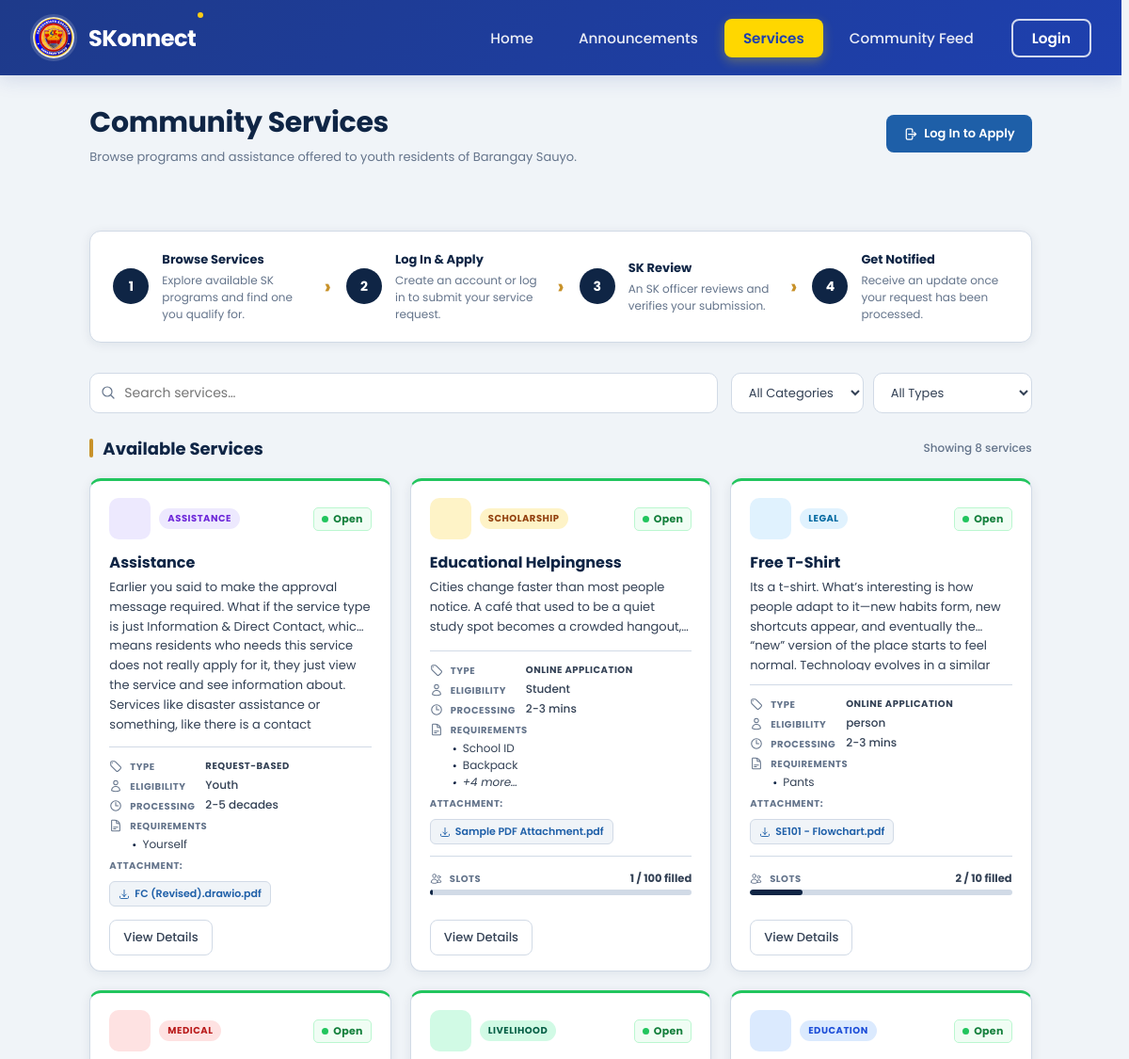
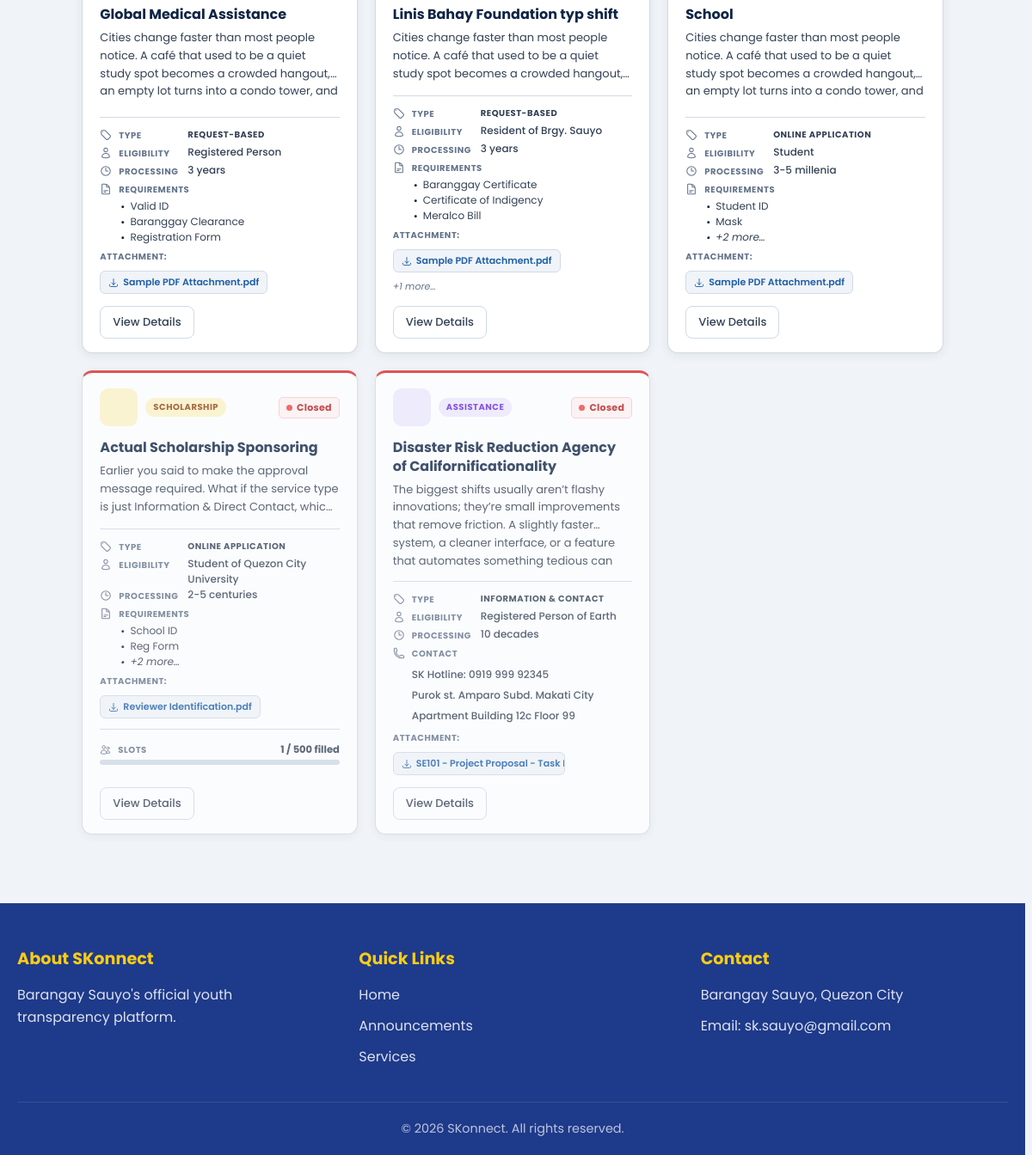
The page /views/public/services.php on the database its author committed (2 pictures, top to bottom).
### tables this page shows
CREATE TABLE `services` (
  `id` int(10) UNSIGNED NOT NULL,
  `name` varchar(100) NOT NULL,
  `category` enum('medical','education','scholarship','livelihood','assistance','legal','other') NOT NULL DEFAULT 'other',
  `service_type` enum('document','appointment','info') NOT NULL DEFAULT 'document' COMMENT 'document = online application, appointment = request-based, info = information/direct contact',
  `description` text NOT NULL,
  `approval_message` text NOT NULL COMMENT 'Instructions shown to residents when their application is approved',
  `eligibility` varchar(255) DEFAULT NULL,
  `processing_time` varchar(100) DEFAULT NULL,
  `requirements` text DEFAULT NULL COMMENT 'Raw text; lines starting with - are rendered as bullet points',
  `contact_info` text DEFAULT NULL COMMENT 'Used for info/walk-in type services only',
  `attachment_name` varchar(255) DEFAULT NULL COMMENT 'Display name of the downloadable form',
  `attachment_path` varchar(500) DEFAULT NULL COMMENT 'Server path or URL to the downloadable file',
  `max_capacity` smallint(5) UNSIGNED DEFAULT NULL COMMENT 'NULL = unlimited; when current_count >= max_capacity the service auto-closes',
  `current_count` smallint(5) UNSIGNED NOT NULL DEFAULT 0 COMMENT 'Approved/accepted applicant count; auto-incremented by backend',
  `status` enum('active','inactive') NOT NULL DEFAULT 'active',
  `created_by` int(10) UNSIGNED DEFAULT NULL COMMENT 'FK to users table — officer who created the service',
  `created_at` datetime NOT NULL DEFAULT current_timestamp(),
  `updated_at` datetime NOT NULL DEFAULT current_timestamp() ON UPDATE current_timestamp()
);

### views/public/services.php (the view, shortened to what the rows shown need)
<!DOCTYPE html>
<html lang="en">
<head>
    <link rel="stylesheet" href="../../styles/global.css">
    <link rel="stylesheet" href="../../styles/public/services.css">
    <link rel="stylesheet" href="../../styles/public/header.css">
    <link rel="stylesheet" href="../../styles/public/footer.css">
</head>
<body>
    <?php
    require_once __DIR__ . '/../../backend/config/Database.php';
    require_once __DIR__ . '/../../backend/controllers/ServiceController.php';
    $serviceController = new ServiceController();
    $services = $serviceController->getAll();
    usort($services, function ($a, $b) {
        $getPriority = function ($s) {
            if (($s['status'] ?? 'active') !== 'active') return 4;
            $hasCapacity  = $s['max_capacity'] !== null;
            $capacityFull = $hasCapacity && $s['current_count'] >= $s['max_capacity'];
            return $capacityFull ? 3 : 1;
        };
        $pa = $getPriority($a);
        $pb = $getPriority($b);
        return $pa !== $pb ? $pa - $pb : strcmp($a['name'], $b['name']);
    });
    $categoryMeta = [
        'medical'     => ['label' => 'Medical',     'emoji' => '🏥'],
        'education'   => ['label' => 'Education',   'emoji' => '🎓'],
        'scholarship' => ['label' => 'Scholarship', 'emoji' => '🏅'],
        'livelihood'  => ['label' => 'Livelihood',  'emoji' => '🛠️'],
        'assistance'  => ['label' => 'Assistance',  'emoji' => '🤝'],
        'legal'       => ['label' => 'Legal',       'emoji' => '⚖️'],
        'other'       => ['label' => 'Other',       'emoji' => '📋'],
    ];
    $serviceTypeLabels = [
        'document'    => 'Online Application',
        'appointment' => 'Request-based',
        'info'        => 'Information & Contact',
    ];
    ?>
    <main class="services-page">
        <section class="services-header">
            <div class="services-header-inner">
                <div class="services-header-text">
                    <h1>Community Services</h1>
                </div>
            </div>
        </section>
        <section class="pub-services-section">
            <div class="pub-panel-header">
                <h2 class="pub-section-label">Available Services</h2>
            </div>
            <div class="pub-services-grid" id="pub-svc-grid">
                <?php if (empty($services)) : ?>
                    <p class="pub-no-results" style="display:block;">No services are currently available.</p>
                <?php else : ?>
                    <?php foreach ($services as $svc) :
                        $meta         = $categoryMeta[$svc['category']] ?? ['label' => ucfirst($svc['category']), 'emoji' => '📋'];
                        $icon         = $categoryIcons[$svc['category']] ?? $categoryIcons['other'];
                        $isInactive   = ($svc['status'] ?? 'active') !== 'active';
                        $hasCapacity  = $svc['max_capacity'] !== null;
                        $capacityFull = $hasCapacity && $svc['current_count'] >= $svc['max_capacity'];
                        $isLimited    = $hasCapacity && !$capacityFull && ($svc['current_count'] / $svc['max_capacity']) >= 0.7;
                        $displayStatus = ($isInactive || $capacityFull) ? 'closed' : ($isLimited ? 'limited' : 'open');
                        $typeLabel    = $serviceTypeLabels[$svc['service_type']] ?? 'Service';
                        $isInfoOnly   = $svc['service_type'] === 'info';
                        $reqLines     = array_filter(array_map('trim', explode("\n", $svc['requirements'] ?? '')));
                        $attNames     = $svc['attachment_name'] ? array_filter(array_map('trim', explode(',', $svc['attachment_name']))) : [];
                        $attPaths     = $svc['attachment_path'] ? array_values(array_filter(array_map('trim', explode(',', $svc['attachment_path'])))) : [];
                    ?>
                        <article class="pub-svc-card" data-category="<?= htmlspecialchars($svc['category']) ?>" data-type="<?= htmlspecialchars($svc['service_type']) ?>" data-status="<?= $displayStatus ?>">
                            <div class="pub-card-body">
                                <div class="pub-card-top">
                                    <div class="pub-card-top-left">
                                        <div class="pub-svc-icon svc-icon-<?= $svc['category'] ?>"><?= $icon ?></div>
                                        <span class="pub-cat-tag res-cat-<?= $svc['category'] ?>"><?= $meta['label'] ?></span>
                                    </div>
                                    <div>
                                        <?php if ($displayStatus === 'open') : ?>
                                            <span class="feed-badge status-open"><span class="feed-badge-dot"></span>Open</span>
                                        <?php elseif ($displayStatus === 'limited') : ?>
                                            <span class="feed-badge status-limited"><span class="feed-badge-dot"></span>Limited</span>
                                        <?php else : ?>
                                            <span class="feed-badge status-closed"><span class="feed-badge-dot"></span>Closed</span>
                                        <?php endif; ?>
                                    </div>
                                </div>
                                <h3 class="pub-card-title"><?= htmlspecialchars($svc['name']) ?></h3>
                                <p class="pub-card-excerpt"><?= htmlspecialchars($svc['description']) ?></p>
                                <ul class="pub-details-list">
                                    <li class="pub-detail-type">
                                        <span class="pub-detail-label">Type</span>
                                        <span class="pub-type-pill pub-type-<?= $svc['service_type'] ?>"><?= htmlspecialchars($typeLabel) ?></span>
                                    </li>
                                    <?php if ($svc['eligibility']) : ?>
                                        <li>
                                            <span class="pub-detail-label">Eligibility</span>
                                            <span class="pub-detail-value"><?= htmlspecialchars($svc['eligibility']) ?></span>
                                        </li>
                                    <?php endif; ?>
                                    <?php if ($svc['processing_time']) : ?>
                                        <li>
                                            <svg xmlns="http://www.w3.org/2000/svg" fill="none" viewBox="0 0 24 24" stroke-width="1.8" stroke="currentColor">
                                                <path stroke-linecap="round" stroke-linejoin="round" d="M12 6v6h4.5m4.5 0a9 9 0 1 1-18 0 9 9 0 0 1 18 0Z" />
                                            </svg>
                                            <span class="pub-detail-label">Processing</span>
                                            <span class="pub-detail-value"><?= htmlspecialchars($svc['processing_time']) ?></span>
                                        </li>
                                    <?php endif; ?>
                                    <?php if (!empty($reqLines)) :
                                        $totalReqs = count($reqLines);
                                        $limit = $totalReqs > 3 ? 2 : 3; ?>
                                        <li class="pub-detail-req">
                                            <div class="pub-detail-req-content">
                                                <span class="pub-detail-label">Requirements</span>
                                                <ul class="pub-req-list">
                                                    <?php foreach (array_slice($reqLines, 0, $limit) as $req) : ?>
                                                        <li><?= htmlspecialchars(ltrim($req, '-• ')) ?></li>
                                                    <?php endforeach; ?>
                                                    <?php if ($totalReqs > 3) : ?><li class="pub-req-more">+<?= $totalReqs - 2 ?> more…</li><?php endif; ?>
                                                </ul>
                                            </div>
                                        </li>
                                    <?php endif; ?>
                                    <?php if ($isInfoOnly && !empty($svc['contact_info'])) : ?>
                                        <li class="pub-detail-contact-row">
                                            <div class="pub-detail-contact">
                                                <span class="pub-detail-label">Contact</span>
                                                <?php $contactLines = array_filter(array_map('trim', explode("\n", $svc['contact_info']))); ?>
                                                <ul class="pub-contact-list">
                                                    <?php foreach ($contactLines as $line) : ?><li><?= htmlspecialchars($line) ?></li><?php endforeach; ?>
                                                </ul>
                                            </div>
                                        </li>
                                    <?php endif; ?>
                                    <?php if (!empty($attNames)) :
                                        $firstAtt  = $attNames[0];
                                        $firstPath = $attPaths[0] ?? '#';
                                        $extraCount = count($attNames) - 1;
                                    ?>
                                        <div class="pub-card-attachments">
                                            <span class="pub-detail-label">
                                                    Attachment:
                                            </span>
                                            <a href="<?= htmlspecialchars($firstPath) ?>" class="pub-card-att-link" target="_blank" download title="<?= htmlspecialchars($firstAtt) ?>">
                                                <svg xmlns="http://www.w3.org/2000/svg" fill="none" viewBox="0 0 24 24" stroke-width="1.8" stroke="currentColor">
                                                    <path stroke-linecap="round" stroke-linejoin="round" d="M3 16.5v2.25A2.25 2.25 0 0 0 5.25 21h13.5A2.25 2.25 0 0 0 21 18.75V16.5M16.5 12 12 16.5m0 0L7.5 12m4.5 4.5V3" />
                                                </svg>
                                                <?= htmlspecialchars($firstAtt) ?>
                                            </a>
                                            <?php if ($extraCount > 0) : ?>
                                                <span class="pub-att-more">+<?= $extraCount ?> more…</span>
                                            <?php endif; ?>
                                        </div>
                                    <?php endif; ?>
                                    <?php if ($hasCapacity) :
                                        $pct = min(100, round(($svc['current_count'] / $svc['max_capacity']) * 100)); ?>
                                        <li class="pub-capacity-header">
                                            <div class="pub-capacity-label">
                                                <span class="pub-detail-label">Slots</span>
                                                <span class="pub-slots-text <?= $capacityFull ? 'slots-full' : ($isLimited ? 'slots-limited' : '') ?>">
                                                    <?= $svc['current_count'] ?> / <?= $svc['max_capacity'] ?> filled
                                                </span>
                                            </div>
                                        </li>
                                        <div class="pub-capacity-bar-wrap">
                                            <div class="pub-capacity-bar">
                                                <div class="pub-capacity-fill <?= $pct >= 100 ? 'bar-full' : ($pct >= 70 ? 'bar-warn' : '') ?>" style="width:<?= $pct ?>%"></div>
                                            </div>
                                        </div>
                                    <?php endif; ?>
                                </ul>
                                <div class="pub-card-actions">
                                    <button class="pub-view-btn" data-service="<?= htmlspecialchars($svc['name']) ?>" data-icon="<?= htmlspecialchars($icon) ?>" data-category-key="<?= htmlspecialchars($svc['category']) ?>" data-type-label="<?= htmlspecialchars($typeLabel) ?>" data-status="<?= $displayStatus ?>" data-description="<?= htmlspecialchars($svc['description']) ?>" data-eligibility="<?= htmlspecialchars($svc['eligibility'] ?? '—') ?>" data-processing="<?= htmlspecialchars($svc['processing_time'] ?? '—') ?>" data-requirements="<?= htmlspecialchars($svc['requirements'] ?? '') ?>" data-contact="<?= htmlspecialchars($svc['contact_info'] ?? '') ?>" data-capacity="<?= $hasCapacity ? $svc['current_count'] . '/' . $svc['max_capacity'] : '' ?>" data-attachment-names="<?= htmlspecialchars(implode(',', $attNames)) ?>" data-attachment-paths="<?= htmlspecialchars(implode(',', $attPaths)) ?>" data-is-info="<?= $isInfoOnly ? '1' : '0' ?>" aria-label="View details for <?= htmlspecialchars($svc['name']) ?>">
                                        View Details
                                    </button>
                                </div>
                            </div>
                        </article>
                    <?php endforeach; ?>
                <?php endif; ?>
            </div>
        </section>
    </main>
</body>
</html>

### rows shown on the page
services: category "ASSISTANCE", status "active" (drawn), name "Assistance", description "Earlier you said to make the approval message required. What if the service type is just Information & Direct Contact, which means residents who needs this service does not really apply for it, they just view the service and see information about. Services like disaster assistance or something, like there is a…", service_type "REQUEST-BASED", eligibility "Youth", processing_time "2-5 decades", requirements "Yourself", attachment_name "FC (Revised).drawio.pdf"
services: category "SCHOLARSHIP", status "active" (drawn), name "Educational Helpingness", description "Cities change faster than most people notice. A café that used to be a quiet study spot becomes a crowded…", service_type "ONLINE APPLICATION", eligibility "Student", processing_time "2-3 mins", requirements "School ID", requirements "Backpack", $totalReqs-2 "4", attachment_name "Sample PDF Attachment.pdf", current_count "1", max_capacity "100"
services: category "LEGAL", status "active" (drawn), name "Free T-Shirt", description "Its a t-shirt. What’s interesting is how people adapt to it—new habits form, new shortcuts appear, and eventually the “new” version of the place starts to feel normal. Technology evolves in a…", service_type "ONLINE APPLICATION", eligibility "person", processing_time "2-3 mins", requirements "Pants", attachment_name "SE101 - Flowchart.pdf", current_count "2", max_capacity "10"
services: category "MEDICAL", status "active" (drawn), name "Global Medical Assistance", description "Cities change faster than most people notice. A café that used to be a quiet study spot becomes a crowded hangout, an empty lot turns into a condo tower,…", service_type "REQUEST-BASED", eligibility "Registered Person", processing_time "3 years", requirements "Valid ID", requirements "Baranggay Clearance", requirements "Registration Form", attachment_name "Sample PDF Attachment.pdf"
services: category "LIVELIHOOD", status "active" (drawn), name "Linis Bahay Foundation typ shift", description "Cities change faster than most people notice. A café that used to be a quiet study spot becomes a crowded…", service_type "REQUEST-BASED", eligibility "Resident of Brgy. Sauyo", processing_time "3 years", requirements "Baranggay Certificate", requirements "Certificate of Indigency", requirements "Meralco Bill", attachment_name "Sample PDF Attachment.pdf", attachment_name "1"
services: category "EDUCATION", status "active" (drawn), name "School", description "Cities change faster than most people notice. A café that used to be a quiet study spot becomes a crowded hangout, an empty lot turns into a condo tower,…", service_type "ONLINE APPLICATION", eligibility "Student", processing_time "3-5 millenia", requirements "Student ID", requirements "Mask", $totalReqs-2 "2", attachment_name "Sample PDF Attachment.pdf"
services: category "SCHOLARSHIP", status "inactive" (drawn), name "Actual Scholarship Sponsoring", description "Earlier you said to make the approval message required. What if the service type is just Information & Direct Contact,…", service_type "ONLINE APPLICATION", eligibility "Student of Quezon City University", processing_time "2-5 centuries", requirements "School ID", requirements "Reg Form", $totalReqs-2 "2", attachment_name "Reviewer Identification.pdf", current_count "1", max_capacity "500"
services: category "ASSISTANCE", status "inactive" (drawn), name "Disaster Risk Reduction Agency of Californificationality", description "The biggest shifts usually aren’t flashy innovations; they’re small improvements that remove friction. A slightly faster system, a cleaner interface, or a feature that automates something tedious…", service_type "INFORMATION & CONTACT", eligibility "Registered Person of Earth", processing_time "10 decades", contact_info "SK Hotline: 0919 999 92345", contact_info "Purok st. Amparo Subd. Makati City", contact_info "Apartment Building 12c Floor 99", attachment_name "SE101 - Project Proposal - T…"

### other values the page prints
$label "Home Announcements Services Community Feed Login"
count($services) "8"
